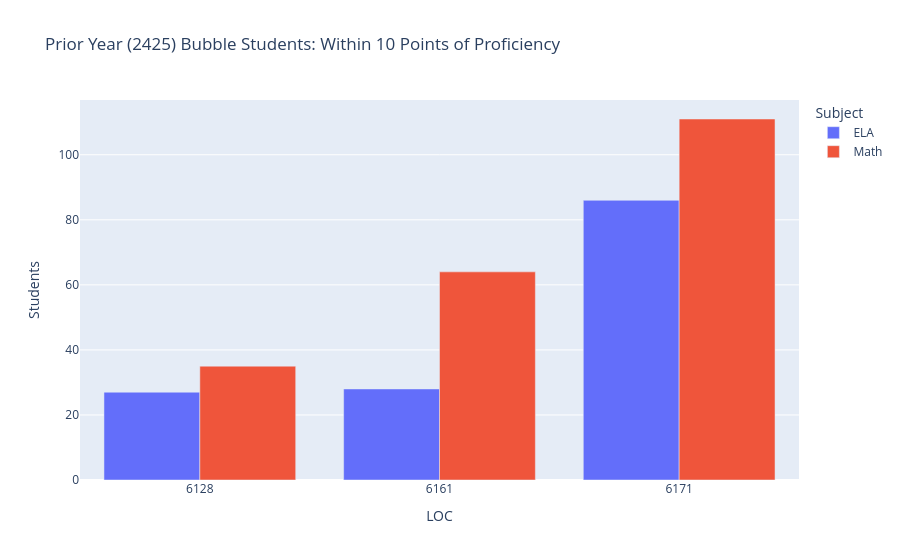

Notebook source saved alongside this figure:
### Markdown cell above
## Bubble Student Visualizations

### Code cell
import plotly.express as px
import plotly.subplots as make_subplots

# Prior year (2425) bubble students by school
prior_bubble = pd.read_sql("""
    WITH proficiency_cuts AS (
        SELECT 6 AS grade, 225 AS ela_cut, 229 AS math_cut
        UNION ALL SELECT 7, 232, 235
        UNION ALL SELECT 8, 238, 244
    ),
    student_gaps AS (
        SELECT s.LOC,
            CAST(s."2425 ELA_SS" AS REAL) - p.ela_cut AS ela_dist,
            CAST(s."2425 MATH_SS" AS REAL) - p.math_cut AS math_dist
        FROM students s
        JOIN proficiency_cuts p ON CAST(s.GRADE AS INT) = p.grade
        WHERE s.COURSE_TITLE != 'Algebra 1 Hon'
    )
    SELECT LOC,
        SUM(CASE WHEN ela_dist BETWEEN -10 AND -1 THEN 1 ELSE 0 END) AS ELA,
        SUM(CASE WHEN math_dist BETWEEN -10 AND -1 THEN 1 ELSE 0 END) AS Math
    FROM student_gaps GROUP BY LOC
""", conn)
prior_bubble["LOC"] = prior_bubble["LOC"].astype(str)
prior_long = prior_bubble.melt(id_vars="LOC", var_name="Subject", value_name="Students")

fig = px.bar(prior_long, x="LOC", y="Students", color="Subject",
             barmode="group", title="Prior Year (2425) Bubble Students: Within 10 Points of Proficiency")
fig.show()

### Figure 1 — Plotly figure (JSON) as saved in the notebook; plotly's stock layout.template omitted (floating-point values rounded to 4 significant figures)
{"data": [{"alignmentgroup": "True", "hovertemplate": "Subject=ELA<br>LOC=%{x}<br>Students=%{y}<extra></extra>", "legendgroup": "ELA", "marker": {"color": "#636efa", "pattern": {"shape": ""}}, "name": "ELA", "offsetgroup": "ELA", "orientation": "v", "showlegend": true, "textposition": "auto", "type": "bar", "x": ["6128", "6161", "6171"], "xaxis": "x", "y": [27, 28, 86], "yaxis": "y"}, {"alignmentgroup": "True", "hovertemplate": "Subject=Math<br>LOC=%{x}<br>Students=%{y}<extra></extra>", "legendgroup": "Math", "marker": {"color": "#EF553B", "pattern": {"shape": ""}}, "name": "Math", "offsetgroup": "Math", "orientation": "v", "showlegend": true, "textposition": "auto", "type": "bar", "x": ["6128", "6161", "6171"], "xaxis": "x", "y": [35, 64, 111], "yaxis": "y"}], "layout": {"barmode": "group", "legend": {"title": {"text": "Subject"}, "tracegroupgap": 0}, "title": {"text": "Prior Year (2425) Bubble Students: Within 10 Points of Proficiency"}, "xaxis": {"anchor": "y", "domain": [0, 1], "title": {"text": "LOC"}}, "yaxis": {"anchor": "x", "domain": [0, 1], "title": {"text": "Students"}}}}
